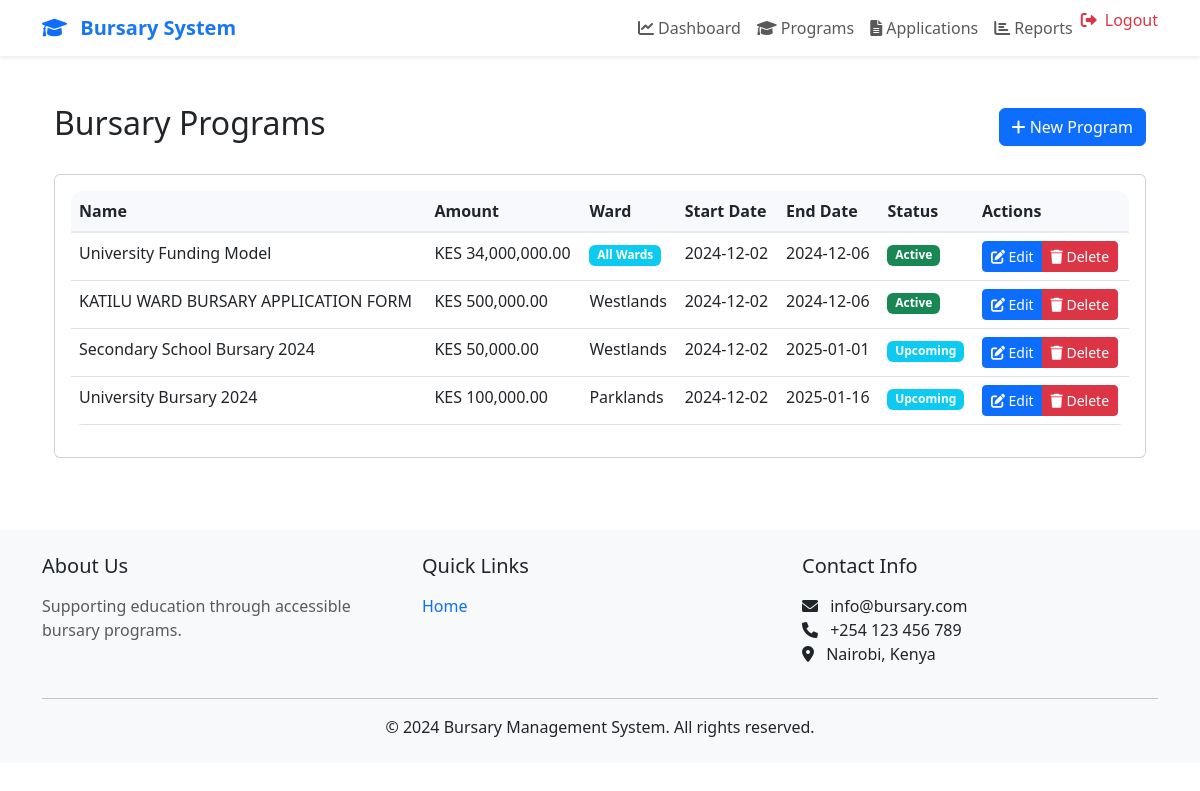
The app's page /admin/programs (signed in) with its own data.
### app/models.py (models this page shows)
class BursaryProgram(db.Model):
    id = db.Column(db.Integer, primary_key=True)
    name = db.Column(db.String(200), nullable=False)
    description = db.Column(db.Text)
    amount = db.Column(db.Float, nullable=False)
    start_date = db.Column(db.DateTime, nullable=False)
    end_date = db.Column(db.DateTime, nullable=False)
    requirements = db.Column(db.Text)
    ward_id = db.Column(db.Integer, db.ForeignKey('ward.id'), nullable=True)
    status = db.Column(db.String(20), default='ACTIVE')
    created_at = db.Column(db.DateTime, default=datetime.utcnow)
    updated_at = db.Column(db.DateTime, default=datetime.utcnow, onupdate=datetime.utcnow)
    applications = db.relationship('Application', backref='program', lazy='dynamic')

class Ward(db.Model):
    id = db.Column(db.Integer, primary_key=True)
    name = db.Column(db.String(100), unique=True, nullable=False)
    description = db.Column(db.String(500))
    total_budget = db.Column(db.Float, nullable=False)
    created_at = db.Column(db.DateTime, default=datetime.utcnow)
    updated_at = db.Column(db.DateTime, default=datetime.utcnow, onupdate=datetime.utcnow)
    programs = db.relationship('BursaryProgram', backref='ward', lazy='dynamic')
    profiles = db.relationship('Profile', backref='ward', lazy='dynamic')
    applications = db.relationship('Application', backref='ward', lazy='dynamic')

### app/admin/routes.py (the view)
@bp.route('/programs')
@login_required
@admin_required
def programs():
    programs = BursaryProgram.query.order_by(BursaryProgram.created_at.desc()).all()
    return render_template('admin/programs.html', programs=programs, now=datetime.now)

### app/models.py (called while the page is built)
@login_manager.user_loader
def load_user(id):
    return User.query.get(int(id))

### app/templates/admin/programs.html (shortened to what this page needs)
{% extends "admin/base.html" %}
{% block content %}
<div class="container-fluid py-4">
    <div class="d-flex justify-content-between align-items-center mb-4">
        <h2>Bursary Programs</h2>
        <a href="{{ url_for('admin.new_program') }}" class="btn btn-primary">
            <i class="fas fa-plus"></i> New Program
        </a>
    </div>
    <div class="card">
        <div class="card-body">
            <div class="table-responsive">
                <table class="table table-hover">
                    <thead>
                        <tr>
                            <th>Name</th>
                            <th>Amount</th>
                            <th>Ward</th>
                            <th>Start Date</th>
                            <th>End Date</th>
                            <th>Status</th>
                            <th>Actions</th>
                        </tr>
                    </thead>
                    <tbody>
                        {% for program in programs %}
                        <tr>
                            <td>{{ program.name }}</td>
                            <td>KES {{ "{:,.2f}".format(program.amount) }}</td>
                            <td>
                                {% if program.ward_id %}
                                    {{ program.ward.name }}
                                {% else %}
                                    <span class="badge bg-info">All Wards</span>
                                {% endif %}
                            </td>
                            <td>{{ program.start_date.strftime('%Y-%m-%d') }}</td>
                            <td>{{ program.end_date.strftime('%Y-%m-%d') }}</td>
                            <td>
                                {% set now = now() %}
                                {% if now < program.start_date %}
                                    <span class="badge bg-info">Upcoming</span>
                                {% elif now > program.end_date %}
                                    <span class="badge bg-secondary">Ended</span>
                                {% else %}
                                    <span class="badge bg-success">Active</span>
                                {% endif %}
                            </td>
                            <td>
                                <div class="btn-group" role="group">
                                    <a href="{{ url_for('admin.edit_program', program_id=program.id) }}"
                                       class="btn btn-sm btn-primary">
                                        <i class="fas fa-edit"></i> Edit
                                    </a>
                                    <button type="button"
                                            class="btn btn-sm btn-danger"
                                            data-bs-toggle="modal"
                                            data-bs-target="#deleteModal{{ program.id }}">
                                        <i class="fas fa-trash"></i> Delete
                                    </button>
                                </div>
                            </td>
                        </tr>
                        {% endfor %}
                    </tbody>
                </table>
            </div>
        </div>
    </div>
</div>
{% endblock %}

### app/static/styles/meta-design.css (style rules this page uses)
:root { --meta-primary: #1877F2; --meta-secondary: #1C2B33; --meta-background: #F8F9FA; --meta-surface: #FFFFFF; --meta-error: #E41E3F; --meta-success: #28A745; --meta-warning: #FFC107; --meta-info: #17A2B8; --meta-text-primary: #2C3E50; --meta-text-secondary: #6C757D; --meta-text-muted: #95A5A6; --meta-border: #E9ECEF; --meta-hover: #F7F9FC; --shadow-sm: 0 2px 4px rgba(0, 0, 0, 0.02); --shadow-md: 0 4px 6px rgba(0, 0, 0, 0.04); --shadow-lg: 0 10px 15px rgba(0, 0, 0, 0.05); --border-radius-sm: 8px; --border-radius-md: 12px; --border-radius-lg: 16px; --meta-font-family: -apple-system, BlinkMacSystemFont, "Segoe UI", Roboto, "Helvetica Neue", Arial, sans-serif; --spacing-xs: 4px; --spacing-sm: 8px; --spacing-md: 16px; --spacing-lg: 24px; --spacing-xl: 32px; --spacing-xxl: 48px; }
body { font-family: var(--meta-font-family); background-color: var(--meta-background); color: var(--meta-text-primary); line-height: 1.6; -webkit-font-smoothing: antialiased; -moz-osx-font-smoothing: grayscale; }
.btn { font-weight: 500; padding: 0.5rem 1.25rem; border-radius: var(--border-radius-sm); transition: all 0.2s ease; }
.btn-primary { background: var(--meta-primary); border: none; }
.table { border-radius: var(--border-radius-md); overflow: hidden; }
.table thead th { background: var(--meta-hover); border-bottom: 2px solid var(--meta-border); font-weight: 600; }
.badge { font-weight: 500; padding: 0.5em 1em; border-radius: var(--border-radius-sm); }

### records on screen
BursaryProgram: name "University Funding Model", amount "34,000,000.00", shows "All Wards", start_date "2024-12-02", end_date "2024-12-06", shows "Active"
BursaryProgram: name "KATILU WARD BURSARY APPLICATION FORM", amount "500,000.00", ward.name "Westlands", start_date "2024-12-02", end_date "2024-12-06", shows "Active"
BursaryProgram: name "Secondary School Bursary 2024", amount "50,000.00", ward.name "Westlands", start_date "2024-12-02", end_date "2025-01-01", shows "Upcoming"
BursaryProgram: name "University Bursary 2024", amount "100,000.00", ward.name "Parklands", start_date "2024-12-02", end_date "2025-01-16", shows "Upcoming"
